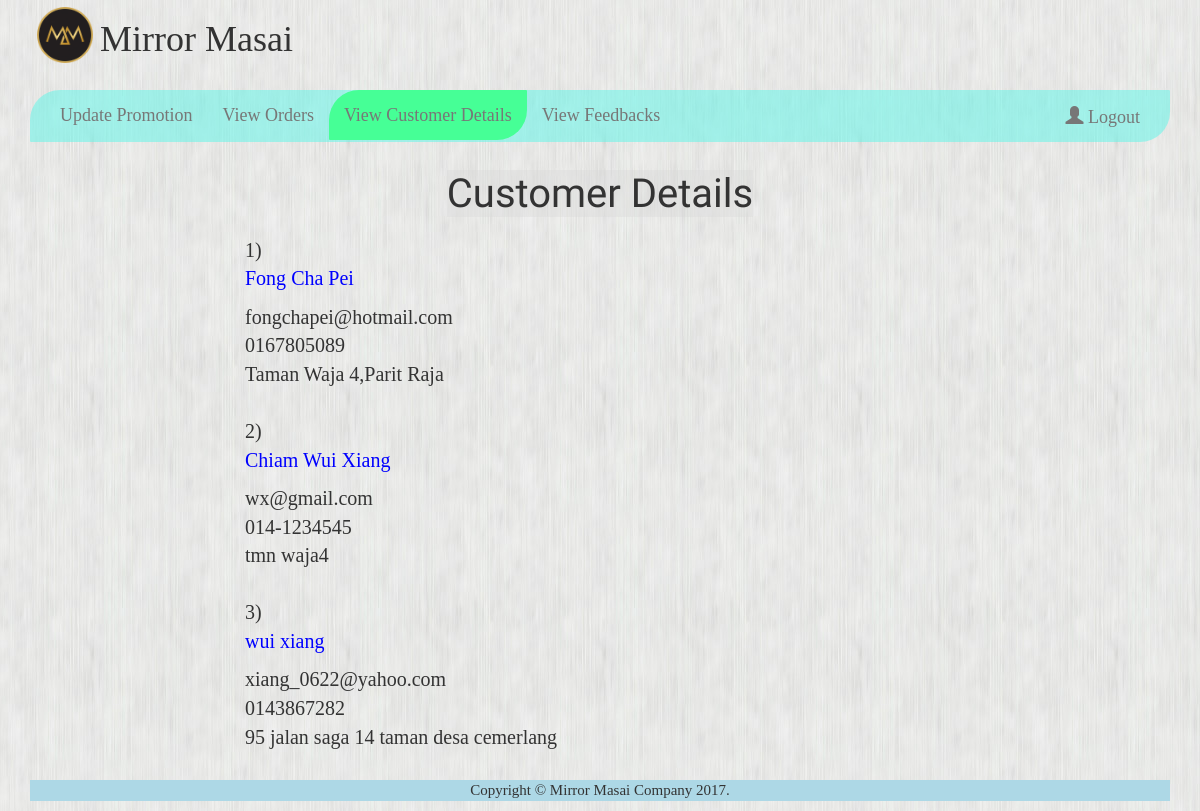
Screenshot of /view_cust_details.php with the database file from the repository.
### tables this page shows
CREATE TABLE `customers` (
  `id` int(4) NOT NULL,
  `username` varchar(30) NOT NULL,
  `first_name` varchar(30) NOT NULL,
  `last_name` varchar(30) NOT NULL,
  `password` varchar(30) NOT NULL,
  `email` varchar(30) NOT NULL,
  `phone_no` varchar(20) NOT NULL,
  `address` varchar(100) NOT NULL
);

### view_cust_details.php (the view, shortened to what this page needs)
<!DOCTYPE html>
<html>
<head>
	<link rel="stylesheet" href="https://maxcdn.bootstrapcdn.com/bootstrap/3.3.7/css/bootstrap.min.css">
	<link href="css/style.css" rel="stylesheet">
	<link rel="stylesheet" href="https://maxcdn.bootstrapcdn.com/bootstrap/3.3.7/css/bootstrap.min.css">
  <link rel="stylesheet" href="https://cdnjs.cloudflare.com/ajax/libs/font-awesome/4.7.0/css/font-awesome.min.css">
</head>
<body style="font-family:'Alegreya SC';">
	<div class="container">
		<div class="row">
			<div class="col-md-10" >
				<img src="img/mm.png" width="70px" height="70px" style="float:left;"><h1>Mirror Masai</h1><br />
			</div>
		</div>
	<nav class="nav navbar-default" id="myDIV">
      <div class="container-fluid">
        <div class="navbar-header">
          <a href="admin_index.php" class="navbar-brand" style="font-size:18px;">Update Promotion</a>
        </div>
        <div class="collapse navbar-collapse" id="collapse-menu" style="font-size:18px;">
        <ul class="nav navbar-nav">
					<li><a href="view_orders.php">View Orders</a></li>
					<li class="onthatpage"><a href="view_cust_details.php">View Customer Details</a></li>
					<li><a href="view_feedback.php">View Feedbacks</a></li>
        </ul>
        <ul class="nav navbar-nav navbar-right">
        <li><a href="index.php" onclick="logout()"><span class="glyphicon glyphicon-user"></span> Logout</a></li>
        </ul>
      </div>
      </div>
  </nav>
	<div class="container-fluid" style="text-align:center;margin-top:10px;">
		<h1><span style="font-size:40px;">Customer Details</span></h1>
		<div class="rows">
			<div class="col-md-2"></div>
			<div class="col-md-8" style="text-align:left;margin-top:10px;font-size:20px;">
				<?php
				$table_name="customers";
				$select="SELECT * FROM $table_name";
				$list=mysql_query($select);
				$num=0;
				$status=1;
				while($rows=mysql_fetch_array($list))
				{
					if($status!=1){
						echo $num.") <p> <font color=blue>".$rows["first_name"]." ".$rows["last_name"]."</font> </p> ".$rows["email"]."<br/> ".$rows["phone_no"]."<br/> ".$rows["address"]."<br/><br/>";
					}
					$status++;
					$num++;
				}
				?>
			</div>
			<div class="col-md-2"></div>
		</div>
	</div>
	<footer>
	<p>Copyright &copy Mirror Masai Company 2017.</p>
	</footer>
	</div>

### css/style.css (style rules this page uses)
body { font-family: 'Alegreya SC'; color:Black; background-image: url('../img/user4.jpg'); background-repeat: repeat; font-size:18px; }
.navbar-default,.dropdown-menu { background-color:#5fd9d9; border-radius: 30px 1px 30px 1px; margin-bottom: 20px; }
.onthatpage { background-color:rgb(70, 255, 150); border-radius: 30px 1px 30px 1px; color:white; }
#myDIV { background-color:rgba(101, 246, 233, 0.54); font-size: 22px; }
footer { text-align:center; background-color:lightblue; font-size:15px; }
h1 span { background-color:rgba(213, 213, 213, 0.37); font-family:'Almendra SC'; font-size:60px; text-align: center; }

### rows the page displays
customers: first_name "Fong", last_name "Cha Pei", email "fongchapei@hotmail.com", phone_no "0167805089", address "Taman Waja 4,Parit Raja"
customers: first_name "Chiam", last_name "Wui Xiang", email "wx@gmail.com", phone_no "014-1234545", address "tmn waja4"
customers: first_name "wui", last_name "xiang", email "xiang_0622@yahoo.com", phone_no "0143867282", address "95 jalan saga 14 taman desa cemerlang"
